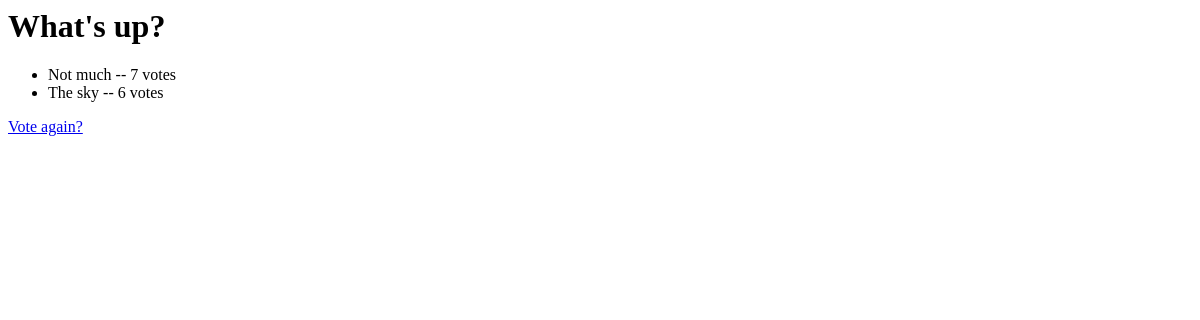
/polls/1/results/, run on an earlier commit of the app's database.
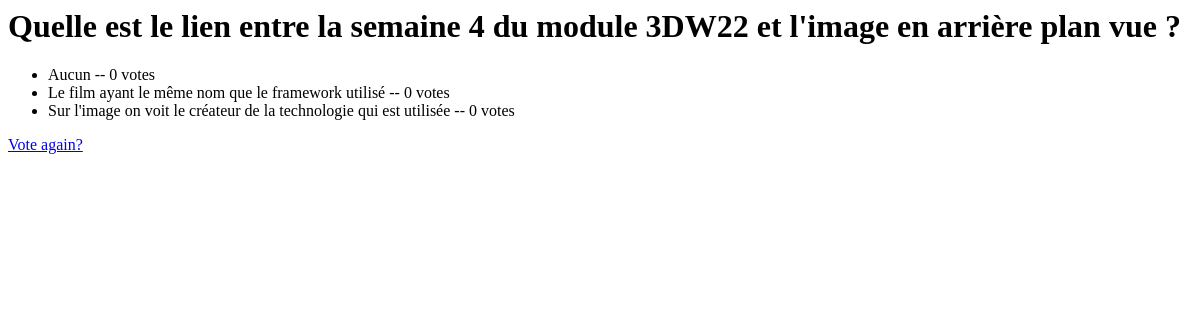
And on a later commit of the database.
### polls/models.py (models this page shows, shortened)
class Question(models.Model):
    question_text = models.CharField(max_length=200)
    pub_date = models.DateTimeField('date published')
    def was_published_recently(self):
        now = timezone.now()
        return now - datetime.timedelta(days=1) <= self.pub_date <= now
    was_published_recently.admin_order_field = 'pub_date'
    was_published_recently.boolean = True
    was_published_recently.short_description = 'Published recently?'

class Choice(models.Model):
    question = models.ForeignKey(Question, on_delete=models.CASCADE)
    choice_text = models.CharField(max_length=200)
    votes = models.IntegerField(default=0)

### polls/views.py (the view)
# urls.py: path('<int:pk>/results/', views.ResultsView.as_view(), name='results'),
class ResultsView(generic.DetailView):
    model = Question
    template_name = 'polls/results.html'

### polls/templates/polls/results.html
<html>
<h1>{{ question.question_text }}</h1>
<ul>
{% for choice in question.choice_set.all %}
    <li>{{ choice.choice_text }} -- {{ choice.votes }} vote{{ choice.votes|pluralize }}</li>
{% endfor %}
</ul>
<a href="{% url 'polls:detail' question.id %}">Vote again?</a>
</html>

What changed in the data, as far as the page shows it:
changed Question: question_text "What's up?" → "Quelle est le lien entre la semaine 4 du module 3DW22 et l'image en arrière plan vue ?"
changed Choice: choice_text "Not much" → "Aucun"; votes "7" → "0"
changed Choice: choice_text "The sky" → "Le film ayant le même nom que le framework utilisé"; votes "6" → "0"
added Choice: choice_text "Sur l'image on voit le créateur de la technologie qui est utilisée", votes "0"
